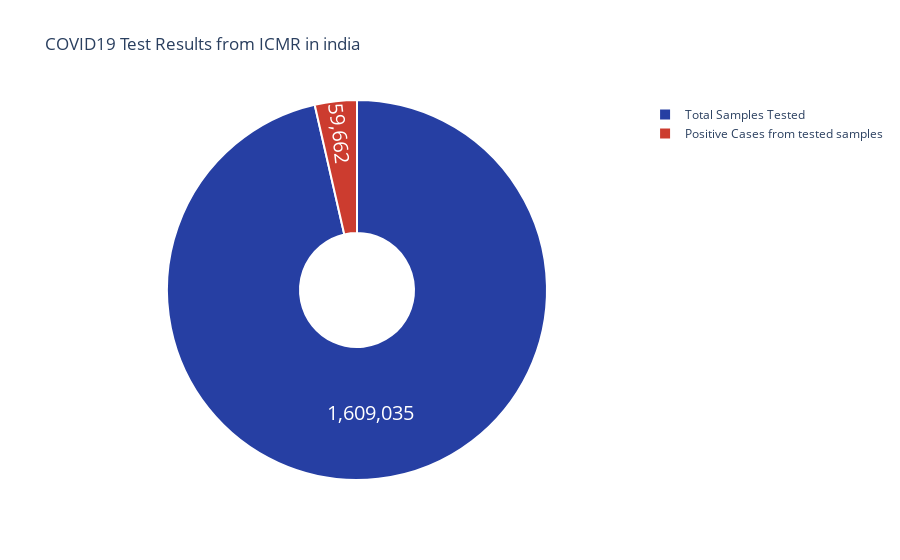

Write notebook code for a chart like this one.
### Code cell
#Overall 
fig = go.Figure(data=[go.Pie(labels=['Total Samples Tested','Positive Cases from tested samples'],
                            values= [total_tested,total_positive],hole =.3)])
fig.update_traces(hoverinfo='label+percent', textinfo='value',textfont_size=20,
                  marker=dict(colors=['#263fa3','#cc3c2f'], line=dict(color='#FFFFFF', width=2)))
fig.update_layout(title_text='COVID19 Test Results from ICMR in india',plot_bgcolor='rgb(275, 270, 273)')
fig.show()

### Figure 1 — Plotly figure (JSON) as saved in the notebook; plotly's stock layout.template omitted (floating-point values rounded to 4 significant figures)
{"data": [{"hole": 0.3, "hoverinfo": "label+percent", "labels": ["Total Samples Tested", "Positive Cases from tested samples"], "marker": {"colors": ["#263fa3", "#cc3c2f"], "line": {"color": "#FFFFFF", "width": 2}}, "textfont": {"size": 20}, "textinfo": "value", "type": "pie", "values": [1609035, 59662]}], "layout": {"plot_bgcolor": "rgb(275, 270, 273)", "title": {"text": "COVID19 Test Results from ICMR in india"}}}
